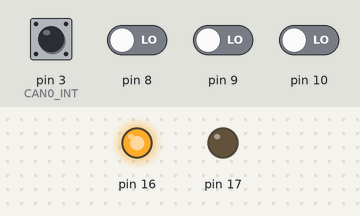
Simulated run of this sketch. Board: Arduino Uno, built with avr-gcc and run on an emulated ATmega328P. Parts: output pins drawn as LEDs (lit = HIGH). The test bench sets the inputs (shaded band); at power-on: pin 3 (CAN0_INT) HIGH, pin 8–10 LOW. What the sketch prints to the serial monitor is not drawn.

Above: at 0.1 s.
At 1.1 s:
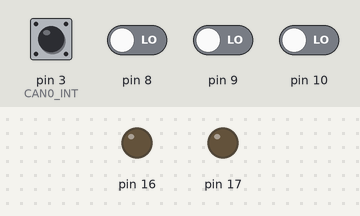
Timing chart, 0 to 2.6 s (numbered marks = the images above):
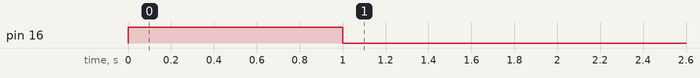

The sketch:

WheelModule.ino
```cpp
#include <mcp_can.h>
#include <SPI.h>

long unsigned int rxId;
unsigned char len = 0;
unsigned char rxBuf[8];

#define BIT_DOWN 0b0100
#define BIT_UP 0b1000
#define BIT_OFF 0b0000

#define deadLvlZone 5
#define maxLVL 13203

#define CAN0_INT 3  // Set INT
MCP_CAN CAN0(4);    // Set CS

uint8_t pcId = 0;
volatile unsigned int time = 0;
volatile int16_t curLVL[2] = { maxLVL };
int16_t tmp = 0;
int16_t needLVL = 0;
unsigned long times = 0;

void LinerInter() {
  curLVL[0] = constrain(curLVL[0] + curLVL[1], 0, maxLVL);
}

void setup() {
  Serial.begin(115200);
  // DDRB &= ~(0b111);
  pcId = (PINB & 0b0111);
  // pcId = digitalRead(2) << 2 | digitalRead(1) << 1 | digitalRead(0);
  Serial.println(pcId);
  if (CAN0.begin(MCP_ANY, CAN_500KBPS, MCP_16MHZ) == CAN_OK) Serial.println(F("Init Succ"));
  else Serial.println(F("Err Init"));

  CAN0.setMode(MCP_NORMAL);
  pinMode(CAN0_INT, INPUT);

  attachInterrupt(1, LinerInter, CHANGE);

  DDRC = 0b00001100;
  PORTC = BIT_OFF;
  curLVL[0] = maxLVL;
  curLVL[1] = -1;
  PORTC = BIT_DOWN;
  for (; curLVL[0] != tmp;) {
    tmp = curLVL[0];
    times = millis() + 1000;
    while (times > millis()) {
    }
    // Serial.print(tmp);
    // Serial.print(" ");
    // Serial.println(curLVL[0]);
  }
  PORTC = BIT_OFF;
  curLVL[0] = 0;
  curLVL[1] = 1;
}

void loop() {
  if (!digitalRead(CAN0_INT))  // If CAN0_INT pin is low, read receive buffer
  {
    CAN0.readMsgBuf(&rxId, &len, rxBuf);  // Read data: len = data length, buf = data byte(s)
    if (rxId == pcId) {
      needLVL = ((rxBuf[1] << 8) | rxBuf[2]) == -1 ? curLVL[0] : constrain(((rxBuf[1] << 8) | rxBuf[2]), 0, maxLVL);
      // Serial.println(needLVL);
    }
  }
  updateLvlAxis();
  // if (times < millis()) {
  //   times = millis() + 15000;
  //   Serial.println(curLVL[0]);
  // }
}

void updateLvlAxis() {
  if (needLVL - deadLvlZone <= curLVL[0] && curLVL[0] <= needLVL + deadLvlZone) {
    PORTC = BIT_OFF;
    // Serial.println("OFF");
  } else {
    if (curLVL[0] < needLVL) {
      PORTC = BIT_UP;
      curLVL[1] = 1;
      // Serial.println("UP");
    } else {
      PORTC = BIT_DOWN;
      curLVL[1] = -1;
      // Serial.println("DOWN");
    }
  }
}
/*********************************************************************************************************
  END FILE
*********************************************************************************************************/
```
